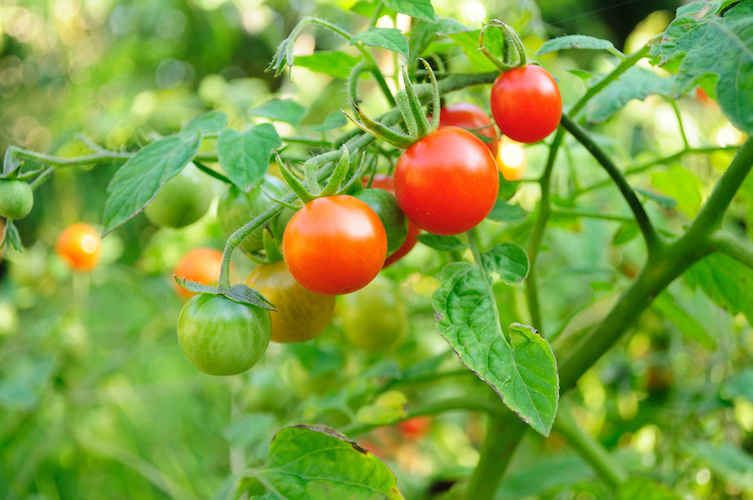
#> input picture FoundationsOfCV/Module4/tomatoes.jpg, 753 x 500 px
$ jupyter execute --allow-errors CannyEdgeCountours.ipynb
#> lines starting #> are read from the running program, lines starting #| are printed output that depends on the picture; after the words box and inside, x2 and y2 are one past the last pixel; in counts of white or black regions, pixels touching at a corner belong together
[cell 1]
import cv2, numpy as np, matplotlib.pyplot as plt

[cell 2]
def imRGB(image):
    irgb = cv2.cvtColor(image,cv2.COLOR_BGR2RGB)
    return irgb

[cell 3]
img = cv2.imread('tomatoes.jpg')
#> img is the input picture: shape (500, 753, 3); mean B, G, R 64.5, 161.1, 127.4
img_rgb = cv2.cvtColor(img,cv2.COLOR_BGR2RGB)

[cell 4]
plt.imshow(img_rgb)

[cell 5]
hsv = cv2.cvtColor(img_rgb,cv2.COLOR_RGB2HSV)
#> hsv: shape (500, 753, 3); mean H, S, V 42.7, 166.4, 171.1

[cell 6]
res, thresh = cv2.threshold(hsv[:,:,0],25,255,cv2.THRESH_BINARY_INV)
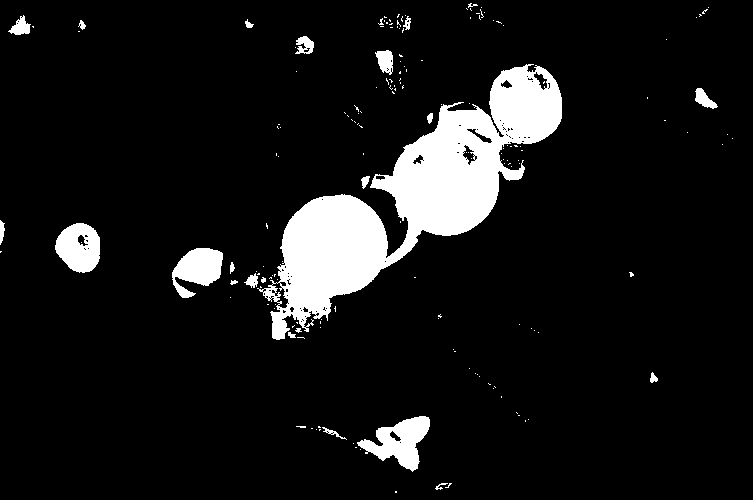
#> thresh: shape (500, 753); 9% white; 172 white regions (148 under 20 px), largest, box (x1, y1, x2, y2) and area: (257, 64, 562, 340) 26468, (357, 416, 430, 472) 1984, (55, 223, 100, 273) 1652

[cell 7]
thresh_rgb = cv2.cvtColor(thresh, cv2.COLOR_BGR2RGB)
plt.imshow(thresh_rgb) # overlab objects cobined tomatoes; to solve this we will use cannyedges

[cell 8]
edges = cv2.Canny(img,100,200,apertureSize = 3)
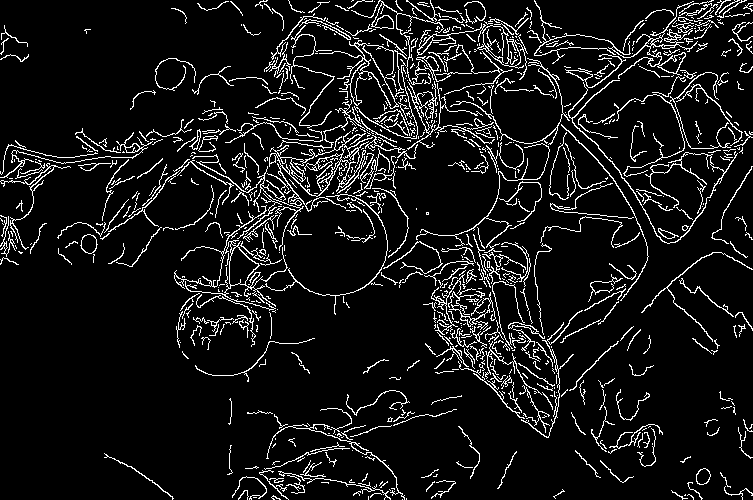
#> edges: shape (500, 753); 8.6% white in thin lines or dots

[cell 9]
plt.imshow(imRGB(edges)) ## image shows separaet tomatoes
#> in imRGB, `irgb = cv2.cvtColor(image,cv2.COLOR_BGR2RGB)`: irgb: shape (500, 753, 3); 8.6% white in thin lines or dots

[cell 10]
edge_inv = 255 -edges
#> edge_inv: shape (500, 753); 91.4% white; black in thin lines or dots

[cell 11]
plt.imshow(imRGB(edge_inv))
#> in imRGB (call 2), `irgb = cv2.cvtColor(image,cv2.COLOR_BGR2RGB)`: irgb: shape (500, 753, 3); 91.4% white; black in thin lines or dots

$ run again, with FoundationsOfCV/Module4/Mod4CT1.jpg copied over FoundationsOfCV/Module4/tomatoes.jpg
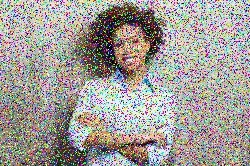
#> input picture FoundationsOfCV/Module4/Mod4CT1.jpg, 250 x 166 px
#> img is the input picture: shape (166, 250, 3); mean B, G, R 151.6, 156, 161
#> hsv: shape (166, 250, 3); mean H, S, V 80.2, 58.9, 172.1
#> `res, thresh = cv2.threshold(hsv[:,:,0],25,255,cv2.THRESH_BINARY_INV)`:
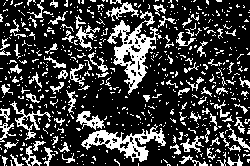
#> thresh: shape (166, 250); 23.9% white in thin lines or dots
#> thresh_rgb: shape (166, 250, 3); 23.9% white in thin lines or dots
#> `edges = cv2.Canny(img,100,200,apertureSize = 3)`:
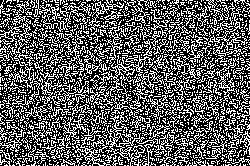
#> edges: shape (166, 250); 36.6% white in thin lines or dots
#> irgb: shape (166, 250, 3); 36.6% white in thin lines or dots
#> edge_inv: shape (166, 250); 63.4% white; black in thin lines or dots
#> irgb: shape (166, 250, 3); 63.4% white; black in thin lines or dots

$ run again, with FoundationsOfCV/Module4/faces.jpeg copied over FoundationsOfCV/Module4/tomatoes.jpg
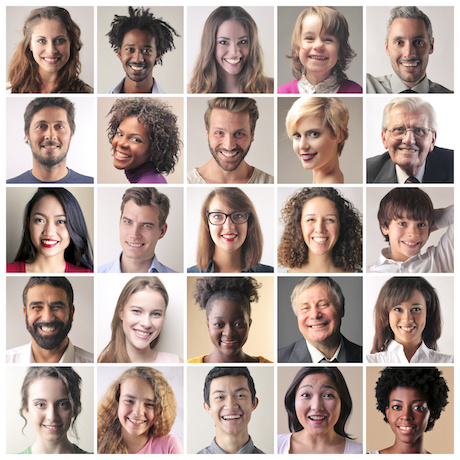
#> input picture FoundationsOfCV/Module4/faces.jpeg, 460 x 460 px
#> img is the input picture: shape (460, 460, 3); mean B, G, R 150.7, 157.8, 175.3
#> hsv: shape (460, 460, 3); mean H, S, V 34.7, 44.5, 175.9
#> `res, thresh = cv2.threshold(hsv[:,:,0],25,255,cv2.THRESH_BINARY_INV)`:
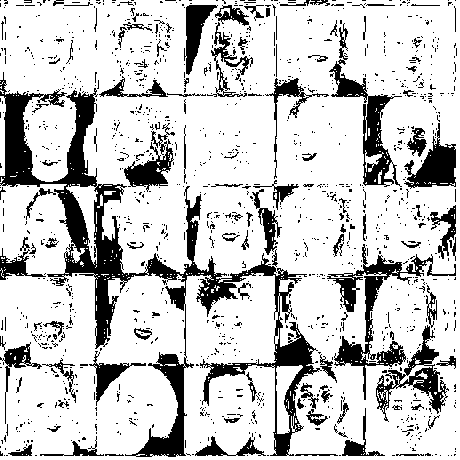
#> thresh: shape (460, 460); 79.3% white; 1340 black regions (1224 under 20 px), largest, box (x1, y1, x2, y2) and area: (0, 72, 322, 457) 16914, (327, 244, 456, 400) 3189, (329, 23, 402, 187) 2446
#> `edges = cv2.Canny(img,100,200,apertureSize = 3)`:
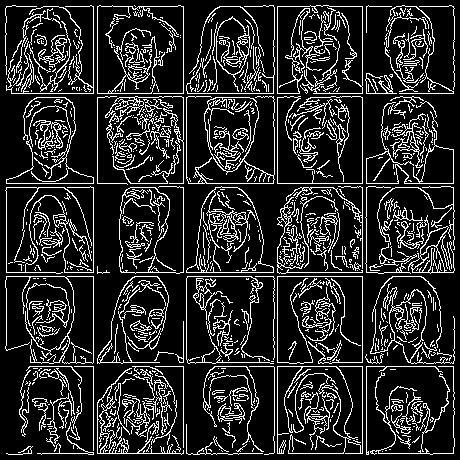
#> edges: shape (460, 460); 16.5% white in thin lines or dots
#> irgb: shape (460, 460, 3); 16.5% white in thin lines or dots
#> edge_inv: shape (460, 460); 83.5% white; black in thin lines or dots
#> irgb: shape (460, 460, 3); 83.5% white; black in thin lines or dots
